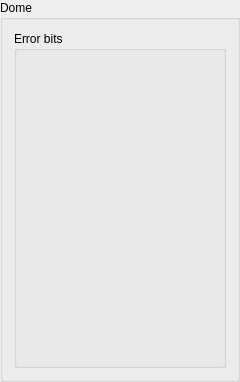
<?xml version="1.0" encoding="UTF-8"?>
<ui version="4.0">
 <class>QDomeInfo</class>
 <widget class="QGroupBox" name="QDomeInfo">
  <property name="geometry">
   <rect>
    <x>0</x>
    <y>0</y>
    <width>240</width>
    <height>382</height>
   </rect>
  </property>
  <property name="windowTitle">
   <string>Dome</string>
  </property>
  <property name="title">
   <string>Dome</string>
  </property>
  <layout class="QVBoxLayout" name="verticalLayout">
   <item>
    <widget class="QGroupBox" name="groupBox">
     <property name="title">
      <string>Error bits</string>
     </property>
     <layout class="QVBoxLayout" name="verticalLayout_2">
      <item>
       <widget class="QBooleanLine" name="bl_error_t_lens" native="true"/>
      </item>
      <item>
       <widget class="QBooleanLine" name="bl_error_t_SHT" native="true"/>
      </item>
      <item>
       <widget class="QBooleanLine" name="bl_error_light" native="true"/>
      </item>
      <item>
       <widget class="QBooleanLine" name="bl_error_watchdog" native="true"/>
      </item>
      <item>
       <widget class="QBooleanLine" name="bl_error_brownout" native="true"/>
      </item>
      <item>
       <widget class="QBooleanLine" name="bl_error_master" native="true"/>
      </item>
      <item>
       <widget class="QBooleanLine" name="bl_error_t_CPU" native="true"/>
      </item>
      <item>
       <widget class="QBooleanLine" name="bl_error_rain" native="true"/>
      </item>
     </layout>
    </widget>
   </item>
  </layout>
 </widget>
 <customwidgets>
  <customwidget>
   <class>QBooleanLine</class>
   <extends>QWidget</extends>
   <header>widgets/lines/qbooleanline.h</header>
   <container>1</container>
  </customwidget>
 </customwidgets>
 <resources/>
 <connections/>
</ui>
